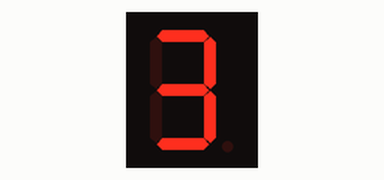
This sketch was run on a simulated Arduino Uno, built with avr-gcc and run on an emulated ATmega328P. Shown: 1-digit seven-segment display. Wiring (inferred from the names in the program): 1-digit 7-segment display, segments lit when HIGH: segments pin 2, pin 3, pin 4, pin 8, pin 6, pin 5, pin 7. The segment pins are drawn as the display they are named for; what the sketch prints to the serial monitor is not drawn.

Above: at 0.1 s.
At 2.1 s:
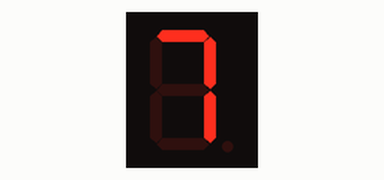
At 5.1 s:
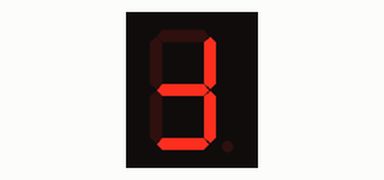
At 6.1 s:
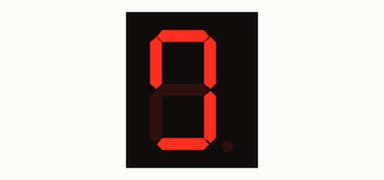
At 7.1 s:
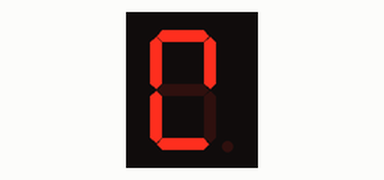
At 9.1 s:
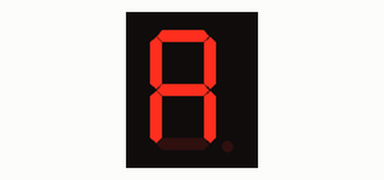

The sketch:

display.7.segmentos.ino
```cpp
/*
 * Realiza unha conta atrás de 9 a 0,
 * empregando un display de 7-segmentos
 * 5101AS (Cátodo común).
 *
 * Por ser cátodo común, temos que
 * conectar o pin común a terra (GND).
 * Se fose ánado común, deberiamos
 * conectar o pin común a VCC (5 V).
 *
 * Os LEDs nomeanse con letras empezando
 * polo superior e seguindo no sentido
 * das agullas do reloxo: a, b, c, d, e, f, g
 * O ultimo é o g, que corresponde ao LED
 * central. Ademais, o h e o punto decimal.
 *
 * Se ponhemos numeros as conexions empezando
 * polo inferior esquerdo cara a dereita e
 * seguindo polo superior dereito cara a
 * esquerda:
 * 1 - e (inf esq)      6 - b (sup der)
 * 2 - d (inf cent)     7 - a (sup cent)
 * 3 - comun            8 - comun
 * 4 - c (inf der)      9 - f (sup esq)
 * 5 - dp (punto dec)  10 - g (central)
 */

//Descomentamos a seguinte linha se
//o display e de anodo comun.
//#define ANODO_COMUN
#ifdef ANODO_COMUN
  #define HIGH 0
  #define LOW  1
#endif

#define SUP     2
#define CENT    8
#define INF     5
#define SUPESQ  7
#define SUPDER  3
#define INFESQ  6
#define INFDER  4

int contador = 10;
int tempo = 1000;

void setup() {
  for(int i=2; i<=8; i++) {
    pinMode(i, OUTPUT);
    digitalWrite(i, LOW);
  }
  Serial.begin(9600);
}

void loop() {
  apagaDisplay();
  contador--;
  if(contador == -1) {
    contador = 9;
  }
  Serial.print(contador);
  switch(contador) {
    case 0: cero();  break;
    case 1: un();    break;
    case 2: dous();  break;
    case 3: tres();  break;
    case 4: catro(); break;
    case 5: cinco(); break;
    case 6: seis();  break;
    case 7: sete();  break;
    case 8: oito();  break;
    case 9: nove();  break;
  }
  delay(tempo);
}

void apagaDisplay() {
  for(int i=2; i<=8; i++) {
    digitalWrite(i, LOW);
  }
}

void cero() {
  digitalWrite(SUP, HIGH);
  digitalWrite(SUPDER, HIGH);
  digitalWrite(INFDER, HIGH);
  digitalWrite(INF, HIGH);
  digitalWrite(INFESQ, HIGH);
  digitalWrite(SUPESQ, HIGH);
}

void un() {
  digitalWrite(SUPDER, HIGH);
  digitalWrite(INFDER, HIGH);
}

void dous() {
  digitalWrite(SUP, HIGH);
  digitalWrite(SUPDER, HIGH);
  digitalWrite(CENT, HIGH);
  digitalWrite(INFESQ, HIGH);
  digitalWrite(INF, HIGH);
}

void tres() {
  digitalWrite(SUP, HIGH);
  digitalWrite(SUPDER, HIGH);
  digitalWrite(INFDER, HIGH);
  digitalWrite(INF, HIGH);
  digitalWrite(CENT, HIGH);
}

void catro() {
  digitalWrite(SUPESQ, HIGH);
  digitalWrite(SUPDER, HIGH);
  digitalWrite(INFDER, HIGH);
  digitalWrite(CENT, HIGH);
}

void cinco() {
  digitalWrite(SUP, HIGH);
  digitalWrite(SUPESQ, HIGH);
  digitalWrite(CENT, HIGH);
  digitalWrite(INFDER, HIGH);
  digitalWrite(INF, HIGH);
}

void seis() {
  digitalWrite(SUP, HIGH);
  digitalWrite(SUPDER, HIGH);
  digitalWrite(INFDER, HIGH);
  digitalWrite(INF, HIGH);
  digitalWrite(INFESQ, HIGH);
  digitalWrite(CENT, HIGH);
}

void sete() {
  digitalWrite(SUP, HIGH);
  digitalWrite(SUPDER, HIGH);
  digitalWrite(INFDER, HIGH);
}

void oito() {
  digitalWrite(SUP, HIGH);
  digitalWrite(SUPDER, HIGH);
  digitalWrite(INFDER, HIGH);
  digitalWrite(INF, HIGH);
  digitalWrite(INFESQ, HIGH);
  digitalWrite(SUPESQ, HIGH);
  digitalWrite(CENT, HIGH);
}

void nove() {
  digitalWrite(SUP, HIGH);
  digitalWrite(SUPESQ, HIGH);
  digitalWrite(SUPDER, HIGH);
  digitalWrite(INFDER, HIGH);
  digitalWrite(CENT, HIGH);
}
```

Measured:
- by itself, everything shown: repeats every 10.0 s, in 10 steps
- what the display in image 1 shows lasts 1.0 s, from 2.0 s to 3.0 s
